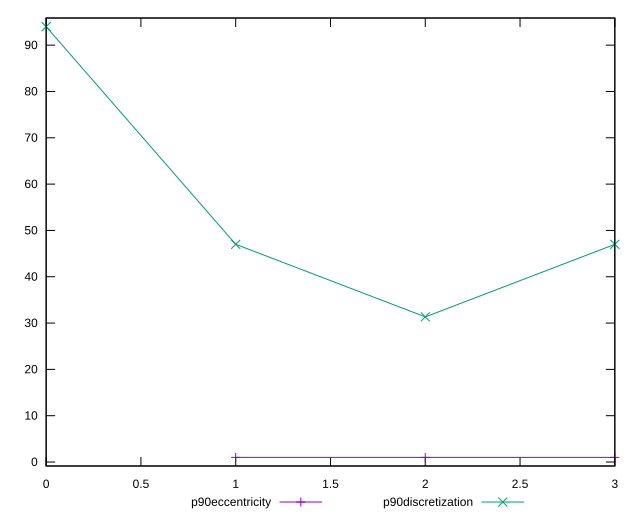

The script that saved this image:
reset

$p90Eccentricity <<EOF
1 1.0000000000000007
2 1.0000000000000018
3 1.0000000000000044
EOF

$p90Discretization <<EOF
0 94
1 47
2 31.333333333333332
3 47
EOF

set key outside below
set xrange [0:3]
set yrange [-0.8599999999999994:95.86]
set trange [-0.8599999999999994:95.86]
set terminal svg size 640, 520 enhanced background rgb 'white'
set output "reports/report_00028_2021-02-24T12-49-42.674Z/dom-size/progression/eccentricity.svg"

plot $p90Eccentricity title "p90eccentricity" with linespoints, \
     $p90Discretization title "p90discretization" with linespoints

reset
